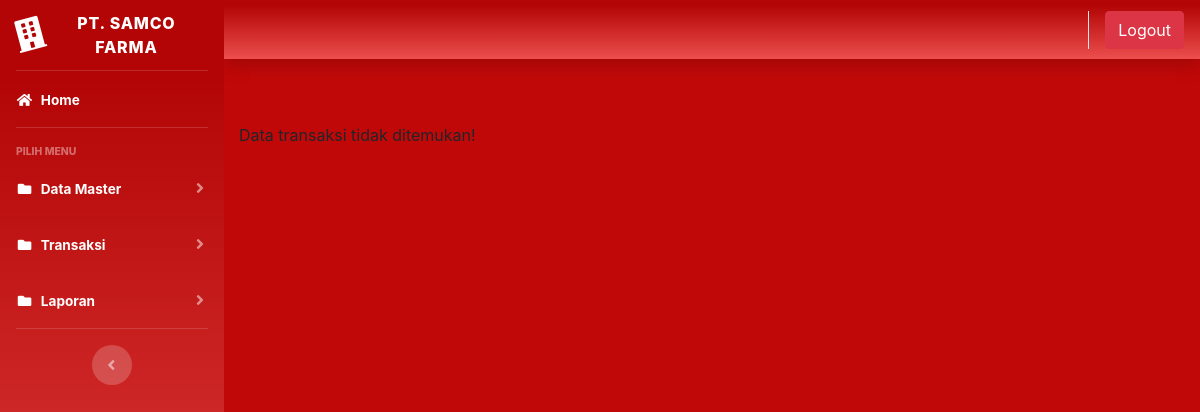
/index.php?page=barangmasuk&aksi=ubahbarangmasuk&id_transaksi=TRM-1224001 (signed in), run on an earlier commit of the app's database.
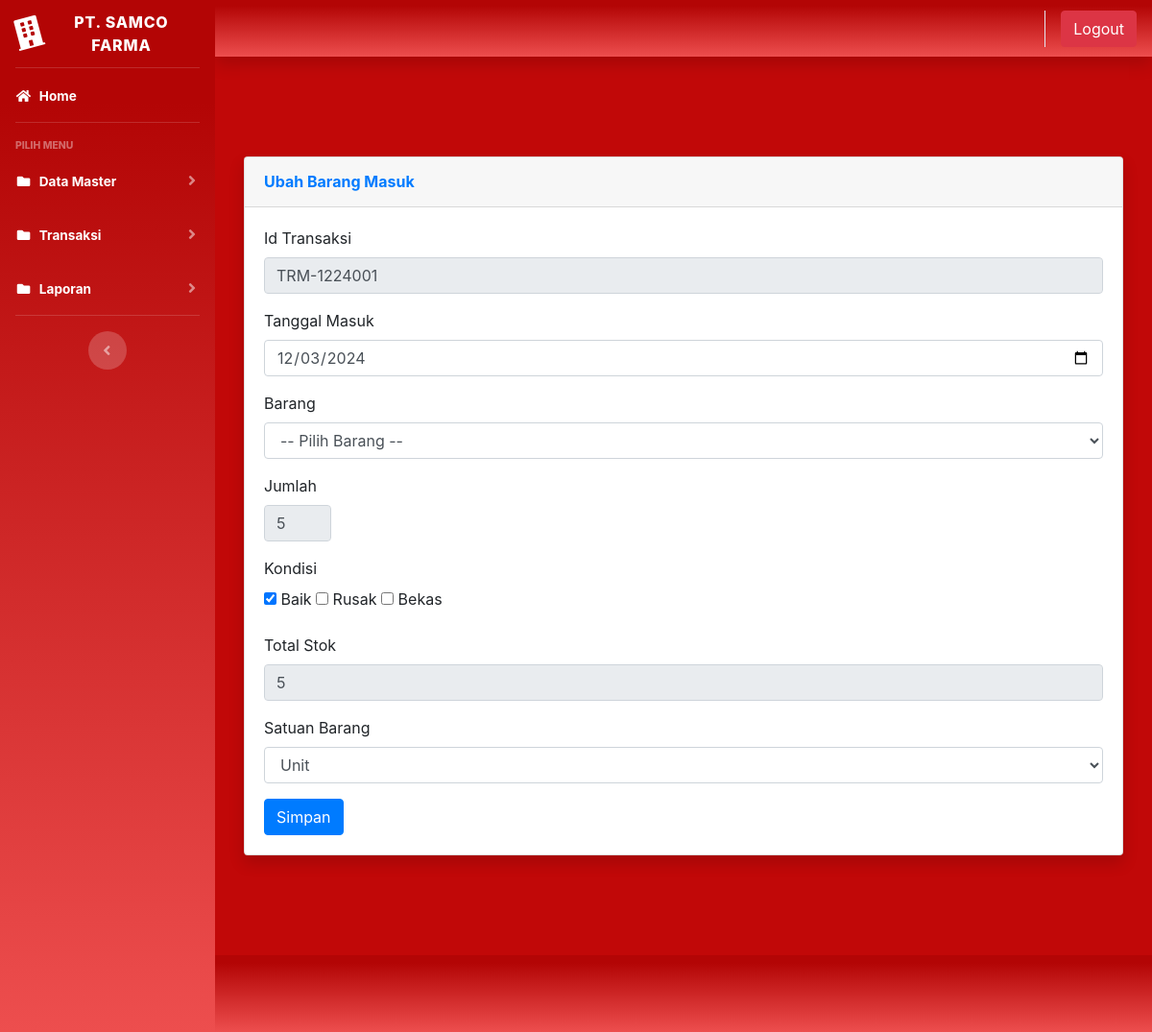
And on a later commit of the database.
### tables this page shows
CREATE TABLE `barang_masuk` (
  `id` int(11) NOT NULL,
  `id_transaksi` varchar(100) DEFAULT NULL,
  `tanggal` date DEFAULT NULL,
  `kode_barang` varchar(100) DEFAULT NULL,
  `nama_barang` varchar(100) DEFAULT NULL,
  `kondisi` varchar(100) NOT NULL,
  `jumlah` varchar(150) DEFAULT NULL,
  `satuan` varchar(100) NOT NULL
);

### page/barangmasuk/ubahbarangmasuk.php (the view, shortened to what the changed rows need)
<?php
$koneksi = new mysqli("localhost", "root", "", "webinventory");
$id_transaksi = isset($_GET['id_transaksi']) ? $_GET['id_transaksi'] : '';
$sql = $koneksi->query("SELECT * FROM barang_masuk WHERE id_transaksi = '$id_transaksi'");
$data_transaksi = $sql->fetch_assoc();
if (!$data_transaksi) {
    echo "Data transaksi tidak ditemukan!";
    exit;
}
$jumlah = $data_transaksi['jumlah'];
$satuan = $data_transaksi['satuan'];
$kondisi = explode(", ", $data_transaksi['kondisi']);
?>
<div class="container-fluid">
    <div class="card shadow mb-4">
        <div class="card-header py-3">
            <h6 class="m-0 font-weight-bold text-primary">Ubah Barang Masuk</h6>
        </div>
        <div class="card-body">
            <div class="table-responsive">
                <div class="body">
                    <form method="POST" enctype="multipart/form-data">
                        <label for="">Id Transaksi</label>
                        <div class="form-group">
                            <div class="form-line">
                                <input type="text" name="id_transaksi" class="form-control" id="id_transaksi"
                                    value="<?php echo $data_transaksi['id_transaksi']; ?>" readonly />
                            </div>
                        </div>
                        <label for="">Tanggal Masuk</label>
                        <div class="form-group">
                            <div class="form-line">
                                <input type="date" name="tanggal_masuk" class="form-control"
                                    value="<?php echo $data_transaksi['tanggal']; ?>" />
                            </div>
                        </div>
                        <label for="">Barang</label>
                        <div class="form-group">
                            <div class="form-line">
                                <select name="barang" id="cmb_barang" class="form-control">
                                    <option value="">-- Pilih Barang --</option>
                                </select>
                            </div>
                        </div>
                        <label for="">Jumlah</label>
                        <div class="form-group">
                            <div class="form-line">
                                <input type="number" name="jumlah" class="form-control" style="max-width: 70px;"
                                    inputmode="numeric" min="0" step="1" value="<?php echo $jumlah; ?>" readonly />
                            </div>
                        </div>
                        <label for="">Kondisi</label>
                        <div class="form-group">
                            <div class="form-line">
                                <div class="checkbox-group">
                                    <label><input type="checkbox" name="kondisi[]" value="Baik" <?php echo (in_array('Baik', $kondisi) ? 'checked' : ''); ?> /> Baik</label>
                                    <label><input type="checkbox" name="kondisi[]" value="Rusak" <?php echo (in_array('Rusak', $kondisi) ? 'checked' : ''); ?> /> Rusak</label>
                                    <label><input type="checkbox" name="kondisi[]" value="Bekas" <?php echo (in_array('Bekas', $kondisi) ? 'checked' : ''); ?> /> Bekas</label>
                                </div>
                            </div>
                        </div>
                        <label for="jumlah">Total Stok</label>
                        <div class="form-group">
                            <div class="form-line">
                                <input readonly="readonly" name="jumlah" id="jumlah" type="number" class="form-control"
                                    value="<?php echo $jumlah; ?>" />
                            </div>
                        </div>
                        <label for="satuan">Satuan Barang</label>
                        <div class="form-group">
                            <div class="form-line">
                                <select name="satuan" id="satuan" class="form-control">
                                    <?php
                                    $sql_satuan = $koneksi->query("SELECT * FROM satuan ORDER BY satuan");
                                    while ($data_satuan = $sql_satuan->fetch_assoc()) {
                                        $selected = ($data_satuan['satuan'] == $satuan) ? 'selected' : '';
                                        echo "<option value='" . $data_satuan['satuan'] . "' $selected>" . $data_satuan['satuan'] . "</option>";
                                    }
                                    ?>
                                </select>
                            </div>
                        </div>
                        <input type="submit" name="simpan" value="Simpan" class="btn btn-primary">
                    </form>
                </div>
            </div>
        </div>
    </div>
</div>

### index.php (shortened to what the changed rows need)
<!DOCTYPE html>
<html lang="en">
<head>
  <link href="vendor/fontawesome-free/css/all.min.css" rel="stylesheet" type="text/css">
  <link href="css/sb-admin-2.min.v2.css" rel="stylesheet">
  <link href="vendor/datatables/dataTables.bootstrap4.min.css" rel="stylesheet">
  <head- Existing meta tags and title -->
      <head>
        <link href="https://cdn.jsdelivr.net/npm/bootstrap@4.6.2/dist/css/bootstrap.min.css" rel="stylesheet">
        <link href="https://cdn.datatables.net/1.13.7/css/jquery.dataTables.min.css" rel="stylesheet">
        <link href="https://cdn.datatables.net/1.13.7/css/dataTables.bootstrap4.min.css" rel="stylesheet">
        <link href="https://cdnjs.cloudflare.com/ajax/libs/font-awesome/5.15.4/css/all.min.css" rel="stylesheet">
      </head>
<body id="page-top">
  <div id="wrapper">
    <div id="content-wrapper" class="d-flex flex-column">
      <div id="content">
        <nav class="navbar navbar-expand navbar-light bg-white topbar mb-4 static-top shadow">
          <ul class="navbar-nav ml-auto">
          </ul>
        </nav>
        <div class="container-fluid">
          <section class="content">
            <?php
            $page = $_GET['page'] ?? '';
            $aksi = $_GET['aksi'] ?? '';
            if ($page == "barangmasuk") {
              if ($aksi == "ubahbarangmasuk") {
                include "page/barangmasuk/ubahbarangmasuk.php";
              }
            }
            ?>
          </section>
        </div>
        <footer class="sticky-footer bg-white">
          <div class="container my-auto">
        </footer>
      </div>
    </div>
  </div>
  <link rel="stylesheet" href="https://cdn.jsdelivr.net/npm/sweetalert2@11.5.4/dist/sweetalert2.min.css">
</body>
</html>

What changed in the data, as far as the page shows it:
added barang_masuk: id_transaksi "TRM-1224001", tanggal_masuk "12/03/2024", jumlah "5", kondisi "☑"
Also different on the page:
form field barang: (not shown) → "-- Pilih Barang --"
form field satuan: (not shown) → "Unit"
form field simpan: (not shown) → "Simpan"
text no longer shown: "Data transaksi tidak ditemukan!"
text now shown: "Ubah Barang Masuk Id Transaksi Tanggal Masuk Barang Jumlah Kondisi Baik Rusak Bekas Total Stok Satuan Barang"
